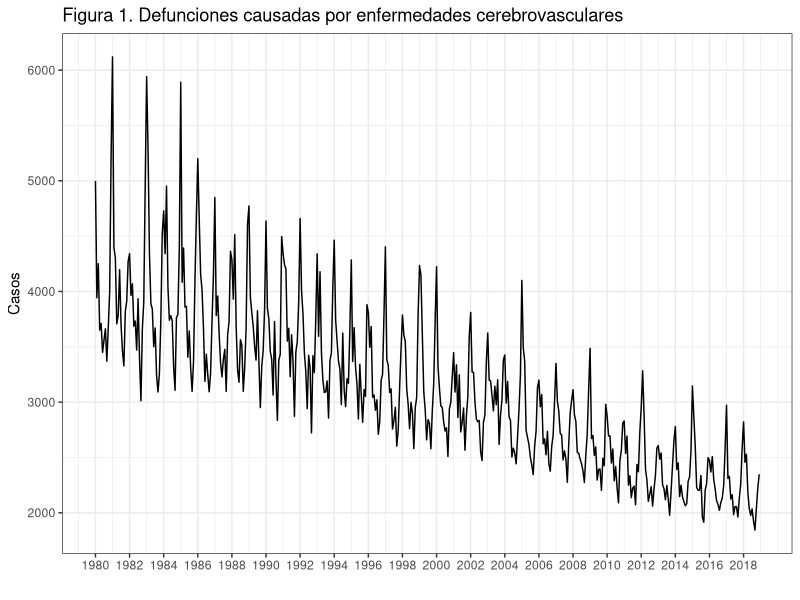
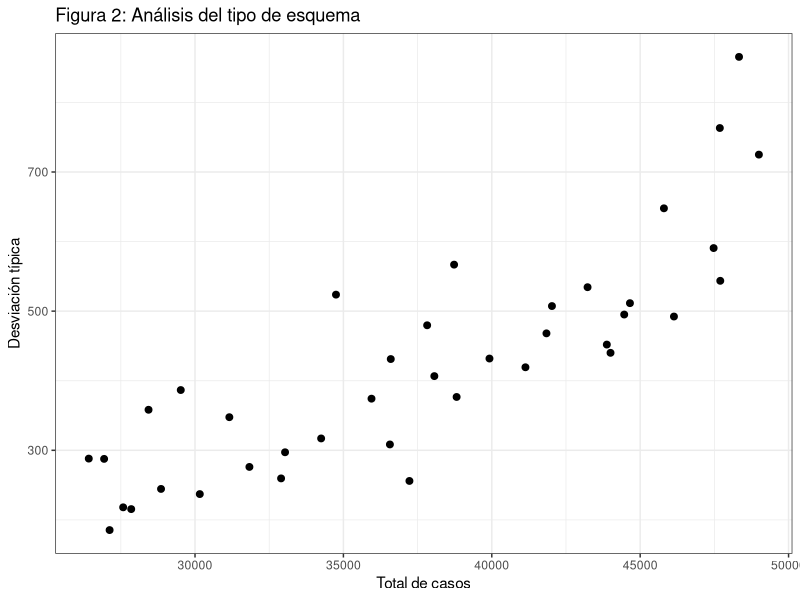
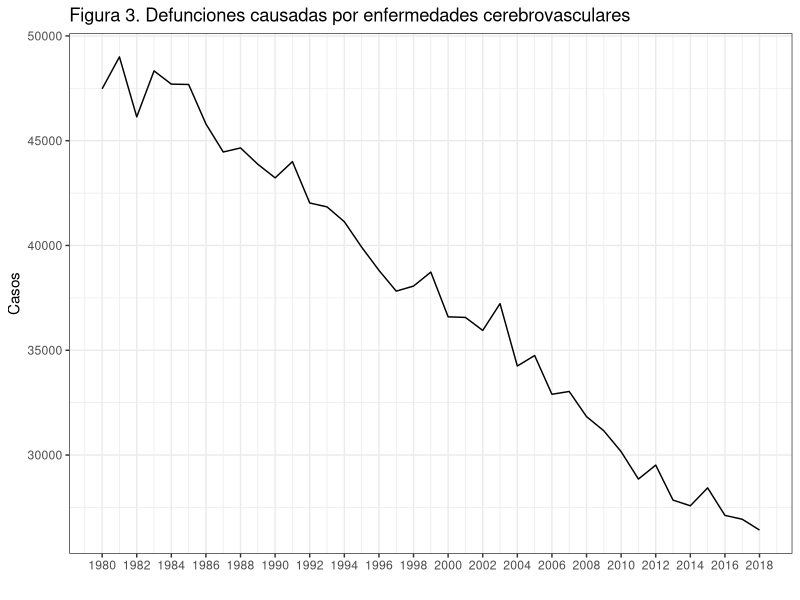
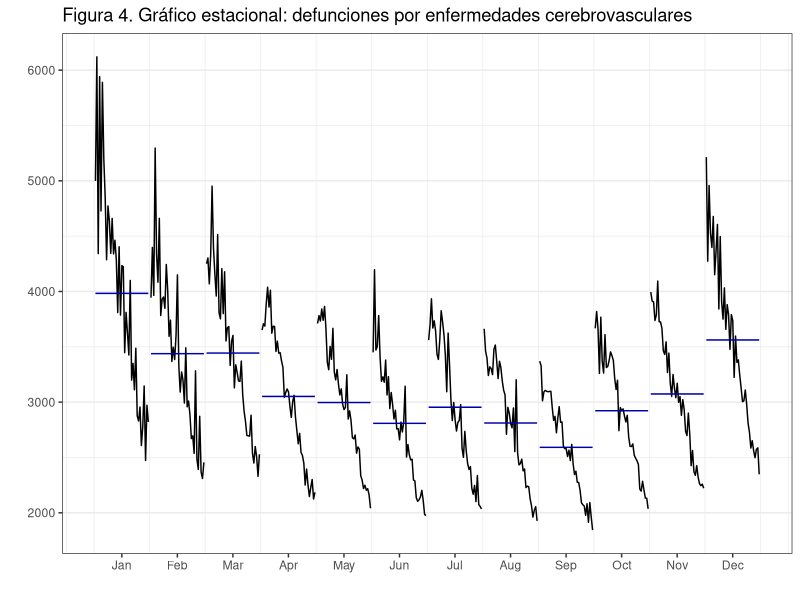
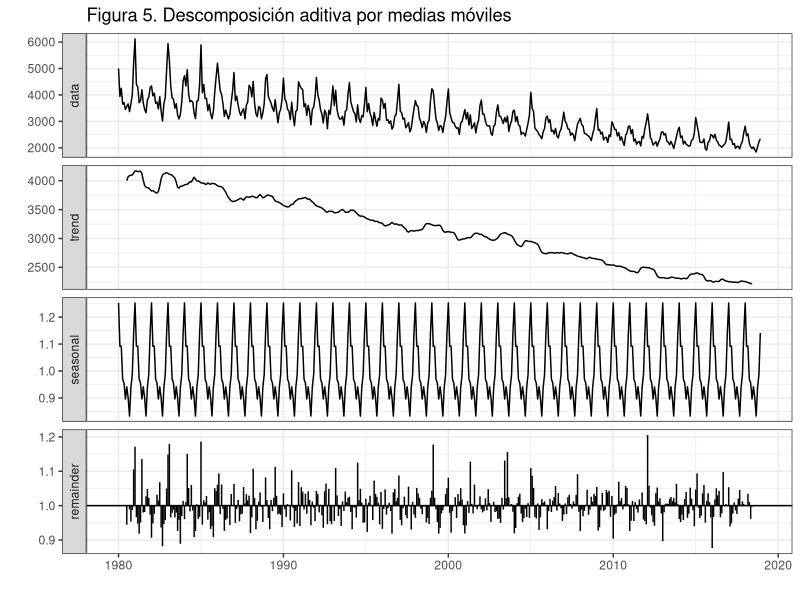
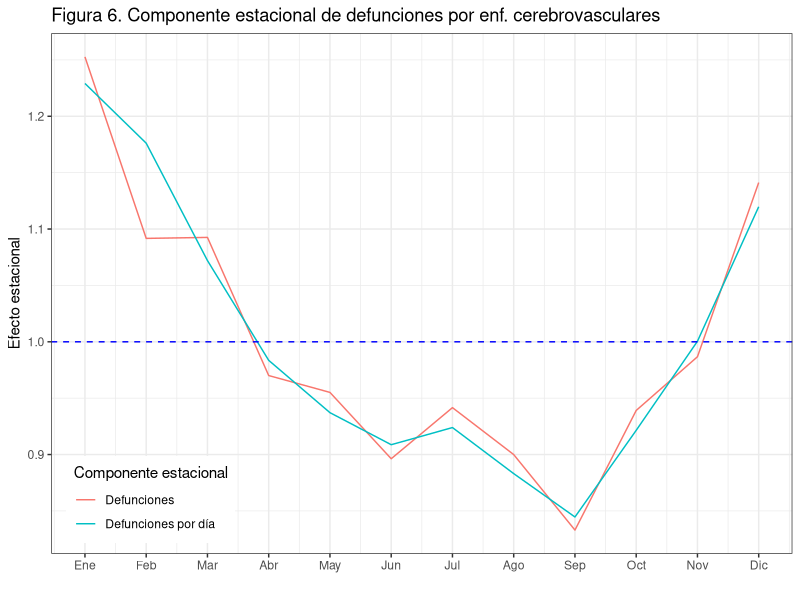
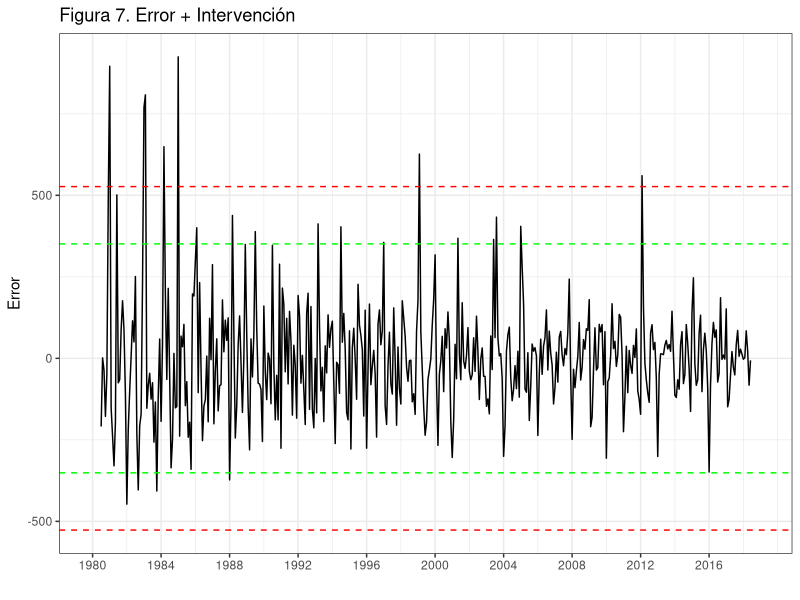
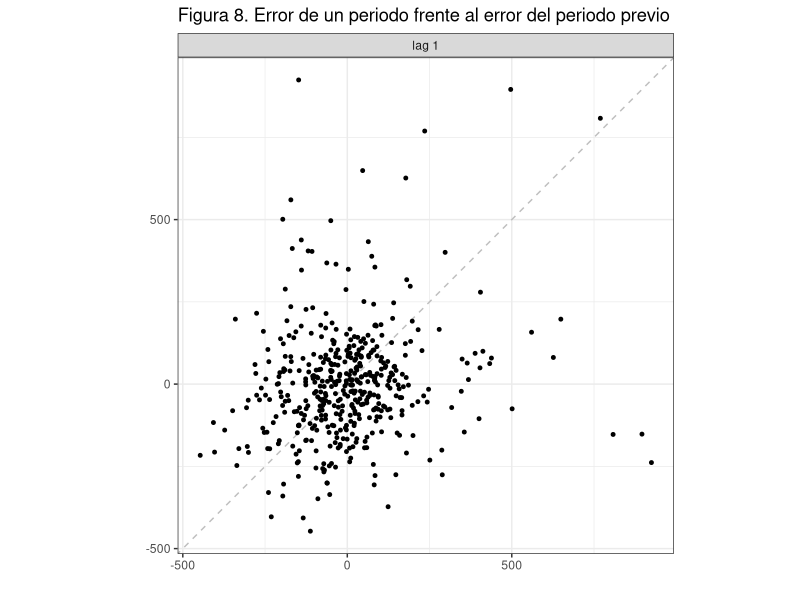

R code for these plots, in order:
## ---- chunk 1
knitr::opts_chunk$set(warning = FALSE, 
                      message = FALSE, 
                      comment = "",
                      fig.align = "center", 
                      fig.show = "hold",
                      fig.height = 4,
                      fig.width = 8,
                      out.width = "80%") 
## ---- chunk 2
options(scipen = 999) #- para quitar la notacion cientifica
## ---- chunk 3
library("RColorBrewer")
library(forecast)
library(ggplot2); theme_set(theme_bw())
library(gridExtra)
library(grid)
## ---- chunk 4
DefEnfCer <- read.csv2("./series/Enfermedades cerebrovasculares.csv", header = TRUE)
DefEnfCer <- ts(DefEnfCer[,2], start = 1980, freq = 12)
## ---- chunk 5
autoplot(DefEnfCer,
         xlab = "",
         ylab = "Casos",
         main = "Figura 1. Defunciones causadas por enfermedades cerebrovasculares") +
  scale_x_continuous(breaks= seq(1980, 2018, 2)) 
## ---- chunk 6
CasosAnual = as.numeric(aggregate(DefEnfCer, FUN = sum))
DesviacionAnual = as.numeric(aggregate(DefEnfCer, FUN = sd))

ggplot() +
  geom_point(aes(x = CasosAnual, y = DesviacionAnual), size = 2) +
  xlab("Total de casos") + 
  ylab("Desviación típica") + 
  ggtitle("Figura 2: Análisis del tipo de esquema") 
## ---- chunk 7
autoplot(aggregate(DefEnfCer, FUN = sum),
         xlab = "",
         ylab = "Casos",
         main = "Figura 3. Defunciones causadas por enfermedades cerebrovasculares") +
  scale_x_continuous(breaks= seq(1980, 2018, 2)) 
## ---- chunk 8
ggmonthplot(DefEnfCer, 
             polar=TRUE,
             xlab = "",
             ylab = "",
             main = "Figura 4. Gráfico estacional: defunciones por enfermedades cerebrovasculares") +
  guides(colour=FALSE)
## ---- chunk 9
DefEnfCerDesMul <- decompose(DefEnfCer, type = "mult")
autoplot(DefEnfCerDesMul,
         xlab = "",
         main = "Figura 5. Descomposición aditiva por medias móviles")
## ---- chunk 10
round(DefEnfCerDesMul$figure, 2)
## ---- chunk 11
DefEnfCerDiaDesMul <- decompose(DefEnfCer/monthdays(DefEnfCer), type = "mult")

ggplot() +
  geom_line(aes(x = 1:12, y = DefEnfCerDesMul$figure, colour = "black")) + 
  geom_line(aes(x = 1:12, y = DefEnfCerDiaDesMul$figure, colour = "red")) + 
  geom_hline(yintercept = 1, colour = "blue", lty = 2) +
  ggtitle("Figura 6. Componente estacional de defunciones por enf. cerebrovasculares") +
  xlab("") +
  ylab("Efecto estacional") +
  scale_x_continuous(breaks= 1:12, 
                     labels = c("Ene", "Feb", "Mar", "Abr", "May", "Jun", 
                                "Jul", "Ago", "Sep", "Oct", "Nov", "Dic")) +
  scale_color_discrete(name = "Componente estacional", 
                       labels = c("Defunciones", "Defunciones por día")) +
  theme(legend.position=c(0.02,0.02), legend.justification=c(0,0))
## ---- chunk 12
error <- DefEnfCer - trendcycle(DefEnfCerDesMul) * seasonal(DefEnfCerDesMul)

sderror <- sd(error, na.rm = TRUE)

autoplot(error,
         xlab = "",
         ylab = "Error",
         main = "Figura 7. Error + Intervención",
         colour = "black") +
  geom_hline(yintercept = c(3, 2, -2, -3)*sderror, 
             colour = c("red", "green", "green", "red"),
             lty = 2) + 
  scale_x_continuous(breaks= seq(1980, 2018, 4)) 
## ---- chunk 13
gglagplot(error, 
          lags = 1, 
          do.lines = FALSE, 
          colour = FALSE, 
          main = "Figura 8. Error de un periodo frente al error del periodo previo")
## ---- chunk 14
DesviacionAnual = aggregate(error, FUN = mad)
ggplot() +
  geom_point(aes(x = time(DesviacionAnual), y = DesviacionAnual), size = 2) +
  ggtitle("Figura 9: Análisis de homocedasticidad") +
  xlab("") +
  ylab("Desviación absoluta mediana") 
